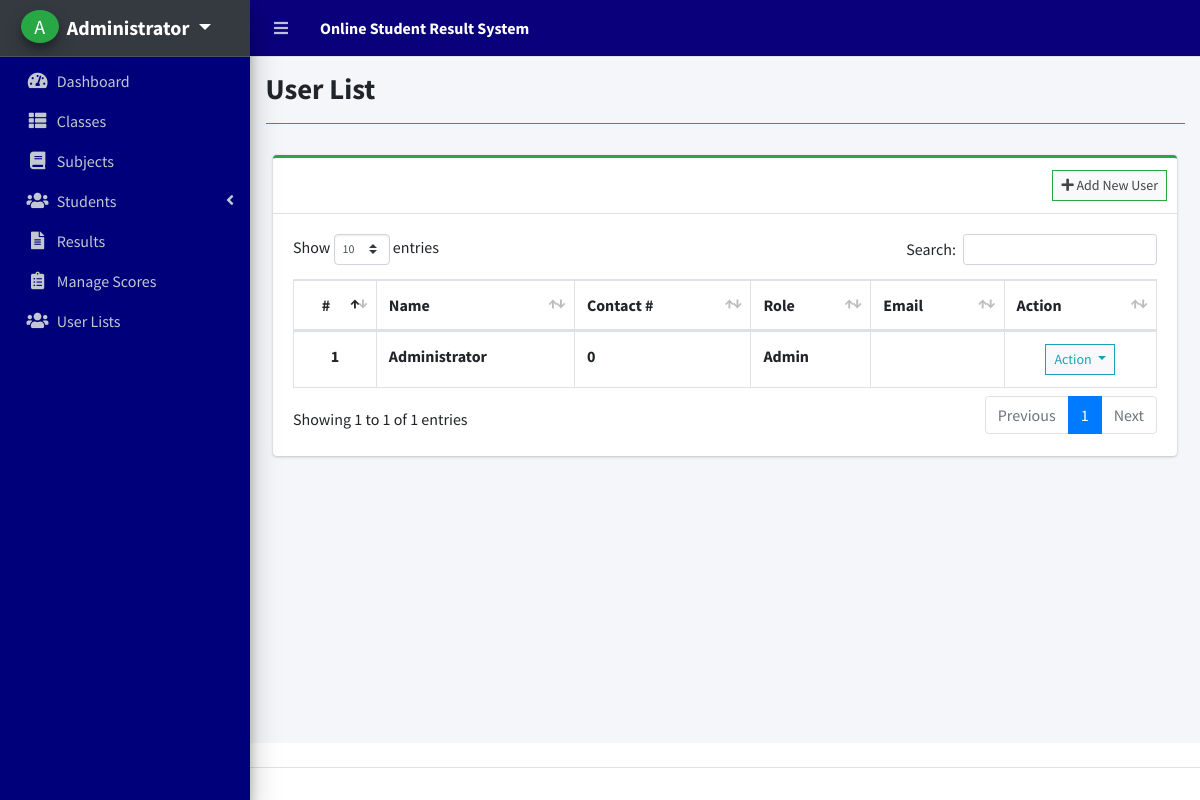
The page /index.php?page=user_list (signed in) on the database its author committed.
### tables this page shows
CREATE TABLE `users` (
  `id` int(30) NOT NULL,
  `firstname` varchar(200) NOT NULL,
  `middlename` varchar(200) NOT NULL,
  `lastname` varchar(200) NOT NULL,
  `username` varchar(200) NOT NULL,
  `password` text NOT NULL,
  `contact` int(50) NOT NULL,
  `email` varchar(200) NOT NULL,
  `type` int(1) NOT NULL DEFAULT 1,
  `date_created` datetime NOT NULL DEFAULT current_timestamp()
);

### user_list.php (the view, shortened to what this page needs)
<?php include'db_connect.php' ?>
<div class="col-lg-12">
	<div class="card card-outline card-success">
		<div class="card-header">
			<div class="card-tools">
				<a class="btn btn-block btn-sm btn-default btn-flat border-success" href="./index.php?page=new_user"><i class="fa fa-plus"></i> Add New User</a>
			</div>
		</div>
		<div class="card-body">
			<table class="table tabe-hover table-bordered" id="list">
				<thead>
					<tr>
						<th class="text-center">#</th>
						<th>Name</th>
						<th>Contact #</th>
						<th>Role</th>
						<th>Email</th>
						<th>Action</th>
					</tr>
				</thead>
				<tbody>
					<?php
					$i = 1;
					$type = array('',"Admin","Registrar");
					$qry = $conn->query("SELECT *,concat(lastname,' ',firstname,' ',middlename) as name FROM users order by concat(lastname,' ',firstname,' ',middlename) asc");
					while($row= $qry->fetch_assoc()):
					?>
					<tr>
						<th class="text-center"><?php echo $i++ ?></th>
						<td><b><?php echo ucwords($row['name']) ?></b></td>
						<td><b><?php echo $row['contact'] ?></b></td>
						<td><b><?php echo $type[$row['type']] ?></b></td>
						<td><b><?php echo $row['email'] ?></b></td>
						<td class="text-center">
							<button type="button" class="btn btn-default btn-sm btn-flat border-info wave-effect text-info dropdown-toggle" data-toggle="dropdown" aria-expanded="true">
		                      Action
		                    </button>
						</td>
					</tr>
				<?php endwhile; ?>
				</tbody>
			</table>
		</div>
	</div>
</div>

### rows shown on the page
users: name "Administrator", contact "0", type "Admin"

### other values the page prints
$_SESSION['system']['name'] "Online Student Result System"
$_SESSION['login_firstname'].' '.$_SESSION['login_lastname'] "Administrator"
$title "User List"
